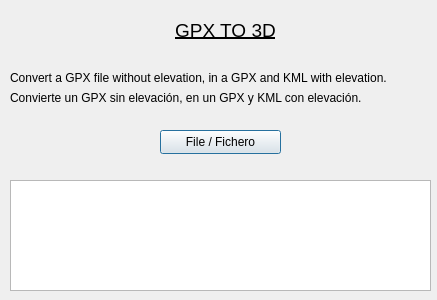
<?xml version="1.0" encoding="UTF-8"?>
<ui version="4.0">
 <class>Dialog</class>
 <widget class="QDialog" name="Dialog">
  <property name="geometry">
   <rect>
    <x>0</x>
    <y>0</y>
    <width>437</width>
    <height>300</height>
   </rect>
  </property>
  <property name="windowTitle">
   <string>Dialog</string>
  </property>
  <widget class="QLabel" name="label">
   <property name="geometry">
    <rect>
     <x>10</x>
     <y>20</y>
     <width>431</width>
     <height>20</height>
    </rect>
   </property>
   <property name="font">
    <font>
     <pointsize>14</pointsize>
     <underline>true</underline>
    </font>
   </property>
   <property name="text">
    <string>GPX TO 3D</string>
   </property>
   <property name="alignment">
    <set>Qt::AlignCenter</set>
   </property>
  </widget>
  <widget class="QLabel" name="label_2">
   <property name="geometry">
    <rect>
     <x>10</x>
     <y>70</y>
     <width>411</width>
     <height>16</height>
    </rect>
   </property>
   <property name="text">
    <string>Convert a GPX file without elevation, in a GPX and KML with elevation.</string>
   </property>
  </widget>
  <widget class="QLabel" name="label_3">
   <property name="geometry">
    <rect>
     <x>10</x>
     <y>90</y>
     <width>411</width>
     <height>16</height>
    </rect>
   </property>
   <property name="text">
    <string>Convierte un GPX sin elevación, en un GPX y KML con elevación.</string>
   </property>
  </widget>
  <widget class="QPushButton" name="pushButton">
   <property name="geometry">
    <rect>
     <x>160</x>
     <y>130</y>
     <width>121</width>
     <height>24</height>
    </rect>
   </property>
   <property name="text">
    <string>File / Fichero</string>
   </property>
  </widget>
  <widget class="QTextEdit" name="textEdit">
   <property name="geometry">
    <rect>
     <x>10</x>
     <y>180</y>
     <width>421</width>
     <height>111</height>
    </rect>
   </property>
  </widget>
 </widget>
 <resources/>
 <connections/>
</ui>
